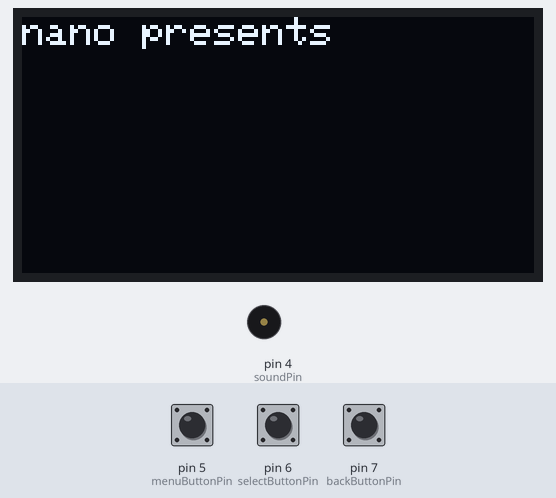
This sketch was run on a simulated Arduino Uno, built with avr-gcc and run on an emulated ATmega328P. Parts: 128×64 one-colour display, buzzer (waves = sounding). The inputs (shaded band) are chosen by the test bench; at power-on: pin 5 (menuButtonPin) HIGH, pin 6 (selectButtonPin) HIGH, pin 7 (backButtonPin) HIGH. Random numbers use the default seed unless the sketch sets one.

Above: at 1.1 s.
4.3 s: pin 5 (menuButtonPin) pulled LOW for 1 s
At 6.0 s:
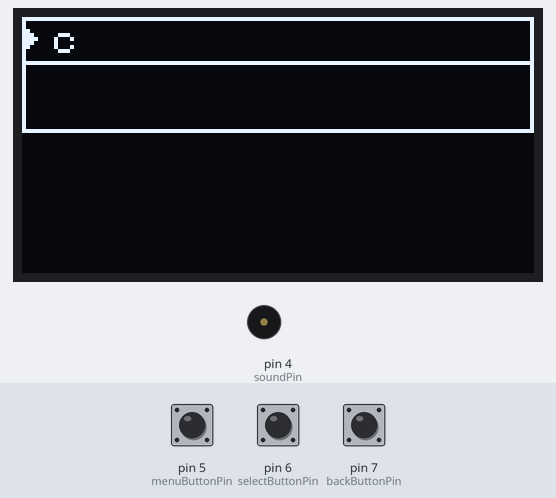
6.8 s: pin 6 (selectButtonPin) pulled LOW for 1 s
At 6.98 s:
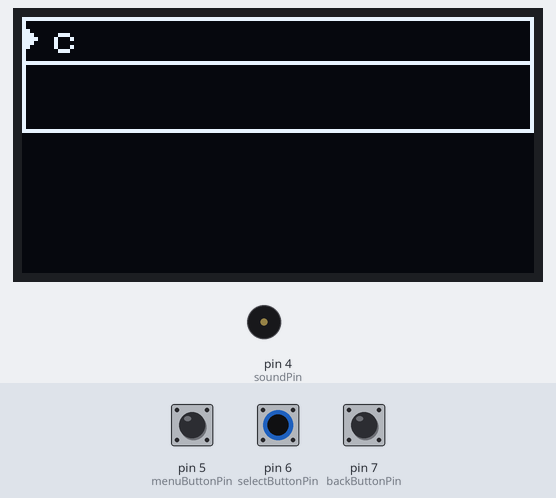
9.3 s: pin 7 (backButtonPin) pulled LOW for 3.2 s
At 9.47 s:
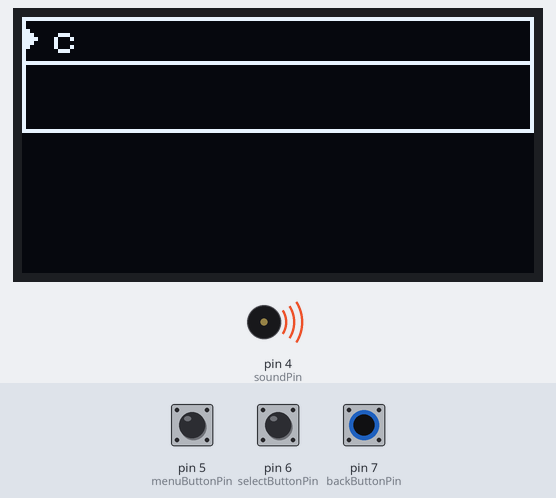
14.0 s: pin 6 (selectButtonPin) pulled LOW for 0.15 s
At 14.6 s:
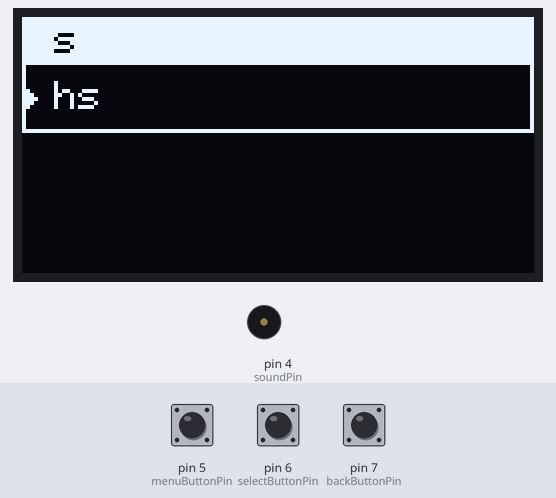
15.6 s: pin 5 (menuButtonPin) pulled LOW for 3.2 s
At 16.63 s:
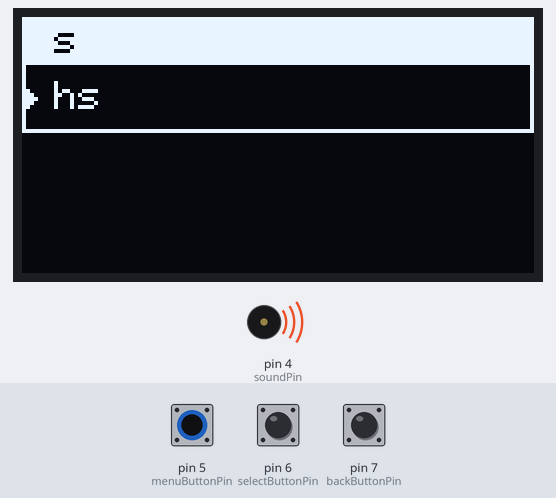
20.3 s: pin 7 (backButtonPin) pulled LOW for 0.15 s
At 21.1 s:
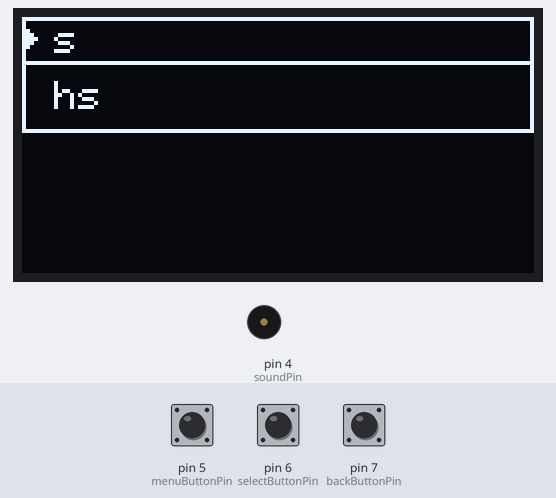
Timing chart, 0 to 23.0 s (numbered marks = the images above; inputs shaded):
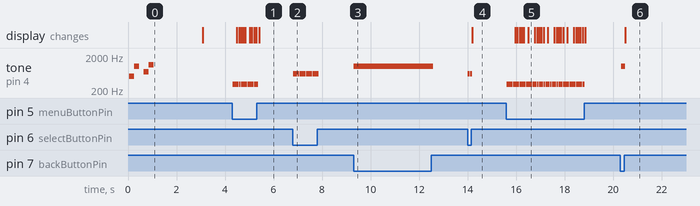

Measured:
- after the input at 4.3 s, tone on pin 4 (soundPin): alternates 300 Hz for 0.08 s and silent for 0.01 s, 24 changes in all, then stays silent, starting at once; the display: first changes after 0.19 s (image 1 shows a later state)
- after the input at 6.8 s, tone on pin 4 (soundPin): alternates 600 Hz for 0.08 s and silent for 0.01 s, 24 changes in all, then stays silent, starting at once
- after the input at 9.3 s, tone on pin 4 (soundPin): silent → 1000 Hz at once, → silent 3.3 s later
- after the input at 14.0 s, tone on pin 4 (soundPin): alternates 600 Hz for 0.08 s and silent for 0.01 s, 4 changes in all, then stays silent, starting at once; the display: changes after 0.19 s (image 4)
- after the input at 15.6 s, tone on pin 4 (soundPin): alternates 300 Hz for 0.08 s and silent for 0.01 s, 72 changes in all, then stays silent, starting at once; the display: first changes after 0.36 s (image 5 shows a later state)
- after the input at 20.3 s, tone on pin 4 (soundPin): alternates 1000 Hz for 0.08 s and silent for 0.01 s, 4 changes in all, then stays silent, starting at once; the display: changes after 0.20 s (image 6)

The sketch:

hardma.ino
```cpp
#include <SPI.h>
#include <Wire.h>
#include <Adafruit_GFX.h>
#include <Adafruit_SSD1306.h>

// Constants
#define SCREEN_WIDTH 128
#define SCREEN_HEIGHT 64
#define OLED_RESET 4
#define SCREEN_ADDRESS 0x3C

#define ACTIVATED LOW
#define MENUSIZE 8
#define STRING_SIZE 1

// Enums
enum GameState {
  GAME_IDLE,
  GAME_PLAYING,
  GAME_PAUSED,
  GAME_OVER
};

enum Actions {
  ACTION_FOOD_APPLE,
  ACTION_FOOD_STEAK,
  ACTION_FOOD_WATER,
  ACTION_GAME,
  ACTION_SLEEP,
  ACTION_CLEAN,
  ACTION_DOCTOR,
  ACTION_DISCIPLINE,
  ACTION_STATS,
  ACTION_SETTINGS_SOUND,
  NUM_ACTIONS
};

// Global variables
Adafruit_SSD1306 display(SCREEN_WIDTH, SCREEN_HEIGHT, &Wire, OLED_RESET);
GameState gameState = GAME_IDLE;
bool notification = false;
bool dead = false;
bool sleeping = false;
int soundPin = 4;
bool menuOpened = false;
int menuDepth = 0;
int subMenu = 0;
int menu = 0;
int action = NULL;
int setting = 0;
bool justOpened = false;
bool paused = false;
bool gameOver = false;
bool game = false;
bool level = 0;
bool soundEnabled = true;

// Button pin constants
const int menuButtonPin = 5;
const int selectButtonPin = 6;
const int backButtonPin = 7;

// Button pin states
int menuButtonState = 0;
int selectButtonState = 0;
int backButtonState = 0;

// Pet stats
float hunger = 100;
float happiness = 100;
float health = 100;
float discipline = 100;
float weight = 1;
float age = 0;

// Poopometer
float poopometer = 0;
int poops[3] = {0, 0, 0};

// Settings

// Menu constants
const char mainMenu[MENUSIZE][8][STRING_SIZE] PROGMEM = {
  {"food","apple","steak","water",NULL},
  {"game",NULL},
  {"sleep",NULL},
  {"clean",NULL},
  {"doctor",NULL},
  {"discipline",NULL},
  {"stats","hunger","happiness","health","discipline","weight","age",NULL},
  {"settings","sound",NULL}
};

void setup() {
  // Initialize button pins as inputs with pull-up resistors
  pinMode(menuButtonPin, INPUT_PULLUP);
  pinMode(selectButtonPin, INPUT_PULLUP);
  pinMode(backButtonPin, INPUT_PULLUP);

  // Initialize sound pin as output
  pinMode(soundPin, OUTPUT);

  // Initialize random seed
  randomSeed(analogRead(0));

  // Initialize display
  display.begin(SSD1306_SWITCHCAPVCC, 0x3C);
  display.clearDisplay();

  // Display splash screen
  display.setTextColor(WHITE);
  display.print(F("nano presents"));
  display.display();

  // Play splash tone
  tone(soundPin, 500, 200);
  delay(200);
  tone(soundPin, 1000, 200);
  delay(400);
  tone(soundPin, 700, 200);
  delay(200);
  tone(soundPin, 1100, 200);

  delay(2200);

  // Clear display
  display.clearDisplay();
}

void loop() {
  // Read button states
  menuButtonState = digitalRead(menuButtonPin);
  selectButtonState = digitalRead(selectButtonPin);
  backButtonState = digitalRead(backButtonPin);

  // Update pet stats
  if (gameState != GAME_OVER) {
    updatePetStats();
  }

  // Handle button presses
  handleButtonPresses();

  // Update display
  display.display();

  // Display menu
  if (menuOpened && !gameState) {
    display.fillRect(0, 0, display.width(), 30, BLACK);
    display.drawRect(0, 0, display.width(), 29, WHITE);
    display.fillRect(1, 1, display.width() - 2, 27, BLACK);
    display.drawRect(0, 0, display.width(), 12, WHITE);
    display.setCursor(8, 2);
    display.setTextSize(1);
    if (menuDepth) {
      display.fillRect(0, 0, display.width(), 12, WHITE);
      display.fillRect(1, 18, 1, 5, WHITE);
      display.fillRect(2, 19, 1, 3, WHITE);
      display.fillRect(3, 20, 1, 1, WHITE);
      display.setTextColor(BLACK, WHITE);
    } else {
      display.fillRect(1, 3, 1, 5, WHITE);
      display.fillRect(2, 4, 1, 3, WHITE);
      display.fillRect(3, 5, 1, 1, WHITE);
      display.setTextColor(WHITE);
    }
    char oneItem[STRING_SIZE];
    memcpy_P(&oneItem, &mainMenu[menu][0], sizeof oneItem);
    display.println(oneItem);
    if (subMenu) {
      display.setTextColor(WHITE);
      display.setCursor(8, 16);
      char subItem[STRING_SIZE];
      memcpy_P(&subItem, &mainMenu[menu][subMenu], sizeof subItem);
      display.println(subItem);
    }
  }
}

void updatePetStats() {
  // Update hunger
  if (sleeping) {
    hunger -= 0.00005;
  } else {
    hunger -= 0.00025;
  }

  // Update happiness
  if (happiness - 0.0002 > 0) {
    happiness -= 0.0002;
  }

  // Update health
  health -= 0.0001 + countPoops() * 0.0001;

  // Update discipline
  if (!sleeping) {
    discipline -= 0.0002;
  }

  // Update age
  age += 0.0000025;

  // Update poopometer
  if (poopometer < 10) {
    poopometer += 0.00025;
  }

  // Check for poop
  if (poopometer >= 10) {
    poopometer = countPoops();
    poops[round(poopometer)] = random(10, 50);
  }

  // Check for notifications
  checkForNotifications();

  // Check for death
  if (hunger <= 0 || health <= 0 || happiness <= 0) {
    dead = true;
    if (soundEnabled) {
      tone(soundPin, 500, 500);
      delay(550);
      tone(soundPin, 400, 500);
      delay(550);
      tone(soundPin, 300, 600);
    }
  }
}

void checkForNotifications() {
  if (hunger <= 20 || countPoops() > 0 || happiness <= 20 || health <= 20) {
    notification = true;
  } else {
    notification = false;
    digitalWrite(13, LOW);
  }
}

void handleButtonPresses() {
  // Button 1 - MENU
  if (menuButtonState == ACTIVATED) {
    if (soundEnabled) {
      tone(soundPin, 300, 80);
    }

    if (!menuOpened) {
      menuOpened = true;
    } else {
      if (menuDepth) {
        if ((const char*)pgm_read_word(&(mainMenu[menu][subMenu + 1])) == NULL) {
          subMenu = 1;
        } else {
          ++subMenu;
        }
        setting = 100 * (menu + 1) + subMenu;
      } else {
        if (menu == MENUSIZE - 1) {
          menu = 0;
        } else {
          ++menu;
        }

        if ((const char*)pgm_read_word(&(mainMenu[menu][1])) != NULL) {
          subMenu = 1;

          justOpened = true;
        }
        setting = 100 * (menu + 1) + subMenu;
      }
    }

    delay(60);
  }

  // Button 2 - SELECT
  if (selectButtonState == ACTIVATED) {
    if (game) {
      if (!gameOver) {
        paused = !paused;
        if (soundEnabled) {
          tone(soundPin, 600, 80);
        }
        delay(60);
      }

    } else {
      if (soundEnabled) {
        tone(soundPin, 600, 80);
      }

      if (menuOpened) {

        if (subMenu != 1 && (const char*)pgm_read_word(&(mainMenu[menu][1][0])) != NULL) {
          action = 100 * (menu + 1) + subMenu;
        }
        if (subMenu == 1 && (const char*)pgm_read_word(&(mainMenu[menu][1][0])) == NULL) {
          action = 100 * (menu + 1) + subMenu;
        }
        if (subMenu == 1 && (const char*)pgm_read_word(&(mainMenu[menu][1][0])) != NULL && menuDepth) {
          action = 100 * (menu + 1) + subMenu;
        }
        if ((const char*)pgm_read_word(&(mainMenu[menu][1][0])) != NULL) {
          setting = 100 * (menu + 1) + subMenu;
          menuDepth = true;
        }

      } else {
        action = NULL;

        menuOpened = true;
        menuDepth = true;
        subMenu = 1;
        menu = 6;
        action = 701;
        setting = 701;
      }
      justOpened = false;

      delay(60);
    }
  }

  // Button 3 - BACK
  if (backButtonState == ACTIVATED) {
    if (soundEnabled) {
      tone(soundPin, 1000, 80);
    }

    if (game || gameOver) {

      game = false;
      gameOver = false;
      level = 0;
      paused = false;
    } else {
      if (!menuDepth) {
        menuOpened = false;
        menu = 0;
        setting = 0;
      } else {
        menuDepth = false;
        setting = 100 * (menu + 1) + 1;
      }
      action = NULL;
      subMenu = 1;
    }

    delay(60);
  }
}
void handleAction(int action) {
  switch (action) {
    case ACTION_FOOD_APPLE:
      break;
    case ACTION_FOOD_STEAK:
      break;
    case ACTION_FOOD_WATER:
      break;
    case ACTION_GAME:
      break;
    case ACTION_SLEEP:
      break;
    case ACTION_CLEAN:
      break;
    case ACTION_DOCTOR:
      break;
    case ACTION_DISCIPLINE:
      break;
    case ACTION_STATS:
      break;
    case ACTION_SETTINGS_SOUND:
      break;
    default:
      break;
  }
}
float countPoops() {
  float poopCount = 0;

  for (int i = 0; i < 3; i++) {
    poopCount += poops[i];
  }

  return poopCount;
}

void resetGame() {
  // Reset pet stats
  age = 0;
  health = 1;
  hunger = 1;
  happiness = 1;
  discipline = 1;
  poopometer = 0;

  // Reset game state
  gameState = GAME_IDLE;

  // Reset display
  display.clearDisplay();
  display.display();
}
```
